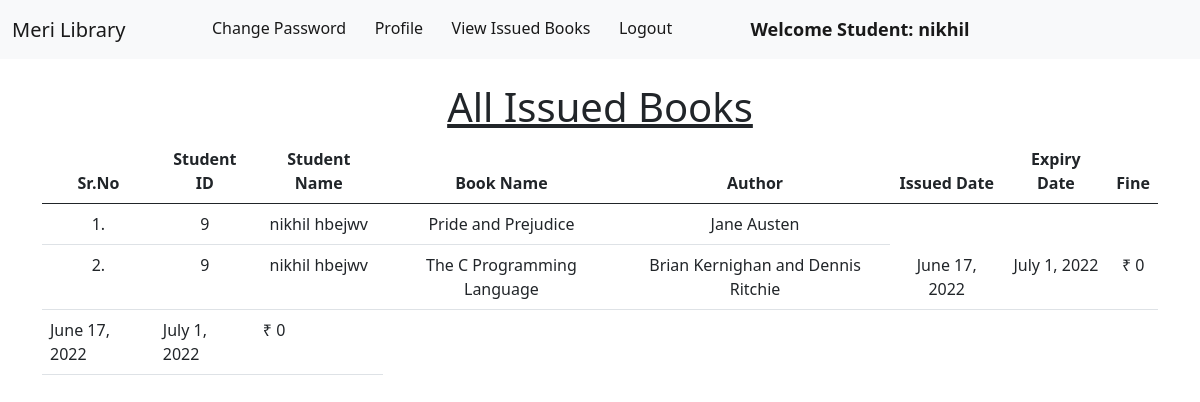
The app's page /student_issued_books/ (signed in) with its own data.
### library/models.py (models this page shows, shortened)
class Book(models.Model):
    name = models.CharField(max_length=200)
    author = models.CharField(max_length=200)
    isbn = models.PositiveIntegerField()
    category = models.CharField(max_length=50)

class IssuedBook(models.Model):
    student_id = models.CharField(max_length=100, blank=True)
    isbn = models.CharField(max_length=13)
    issued_date = models.DateField(auto_now=True)
    expiry_date = models.DateField(default=expiry)

### library/views.py (the view)
# urls.py: path("student_issued_books/", views.student_issued_books, name="student_issued_books"),
@login_required(login_url = '/student_login')
def student_issued_books(request):
    student = Student.objects.filter(user_id=request.user.id)
    issuedBooks = IssuedBook.objects.filter(student_id=student[0].user_id)
    li1 = []
    li2 = []
    for i in issuedBooks:
        books = Book.objects.filter(isbn=i.isbn)
        for book in books:
            t=(request.user.id, request.user.get_full_name, book.name,book.author)
            li1.append(t)
        days=(date.today()-i.issued_date)
        d=days.days
        fine=0
        if d>15:
            day=d-14
            fine=day*5
        t=(issuedBooks[0].issued_date, issuedBooks[0].expiry_date, fine)
        li2.append(t)
    return render(request,'student_issued_books.html',{'li1':li1, 'li2':li2})

### library/templates/student_issued_books.html (shortened to what this page needs)
{% extends 'student_navbar.html' %}
{% load static %}
{% block body %}
<div class="container mt-4">
    <h1 class="text-center"><u>All Issued Books</u></h1>
    <table class="table table-hover" id="example">
        <thead>
            <tr class="text-center">
                <th>Sr.No</th>
                <th>Student ID</th>
                <th>Student Name</th>
                <th>Book Name</th>
                <th>Author</th>
                <th>Issued Date</th>
                <th>Expiry Date</th>
                <th>Fine</th>
            </tr>
        </thead>
        <tbody>
            {% for i in li1 %}
            <tr class="text-center">
                <td>{{forloop.counter}}.</td>
                <td>{{i.0}}</td>
                <td>{{i.1}}</td>
                <td>{{i.2}}</td>
                <td>{{i.3}}</td>
                {% endfor %}
                {% for i in li2 %}
                <td>{{i.0}}</td>
                <td>{{i.1}}</td>
                <td>₹ {{i.2}}</td>
            </tr>
            {% endfor %}
        </tbody>
    </table>
    </div>
{% endblock %}

### library/templates/student_navbar.html (shortened to what this page needs)
<!doctype html>
<html lang="en">
  <head>
    <link href="https://cdn.jsdelivr.net/npm/bootstrap@5.1.0/dist/css/bootstrap.min.css" rel="stylesheet">
    <link rel="stylesheet" href="https://cdn.datatables.net/1.10.25/css/jquery.dataTables.min.css">
    <link rel="stylesheet" href="https://cdn.datatables.net/buttons/1.7.1/css/buttons.dataTables.min.css">
  </head>
  <body>
    <nav class="navbar navbar-expand-lg navbar-light bg-light sticky-top">
        <div class="container-fluid">
          <a class="navbar-brand" href="#">Meri Library</a>
          <div class="collapse navbar-collapse" id="navbarSupportedContent">
            <ul class="navbar-nav me-auto mb-2 mb-lg-0">
              <li class="nav-item">
                <a class="nav-link active" aria-current="page" href="/change_password/">Change Password</a>
              </li>
              <li class="nav-item">
                <a class="nav-link active" aria-current="page" href="/profile/">Profile</a>
              </li>
              <li class="nav-item">
                <a class="nav-link active" aria-current="page" href="/student_issued_books/">View Issued Books</a>
              </li>
              <li class="nav-item">
                <a class="nav-link active" aria-current="page" href="/logout/">Logout</a>
              </li>
              <li class="nav-item">
                <a style="font-weight:600; font-family:'Segoe UI', Tahoma, Geneva, Verdana, sans-serif; font-size: large;" class="nav-link active" href="#">Welcome Student: {{request.user}}</a>
              </li>
            </ul>
          </div>
        </div>
      </nav>
      {% block body %}
      {% endblock %}
  </body>
</html>

### records on screen
Book: name "Pride and Prejudice", author "Jane Austen"
Book: name "The C Programming Language", author "Brian Kernighan and Dennis Ritchie"
IssuedBook: issued_date "June 17, 2022" "June 17, 2022", expiry_date "July 1, 2022" "July 1, 2022"

### other values on screen
{{ request.user }} "nikhil"
{{ i.0 }} "9" "9"
{{ i.1 }} "nikhil hbejwv" "nikhil hbejwv"
{{ i.2 }} "0" "0"
